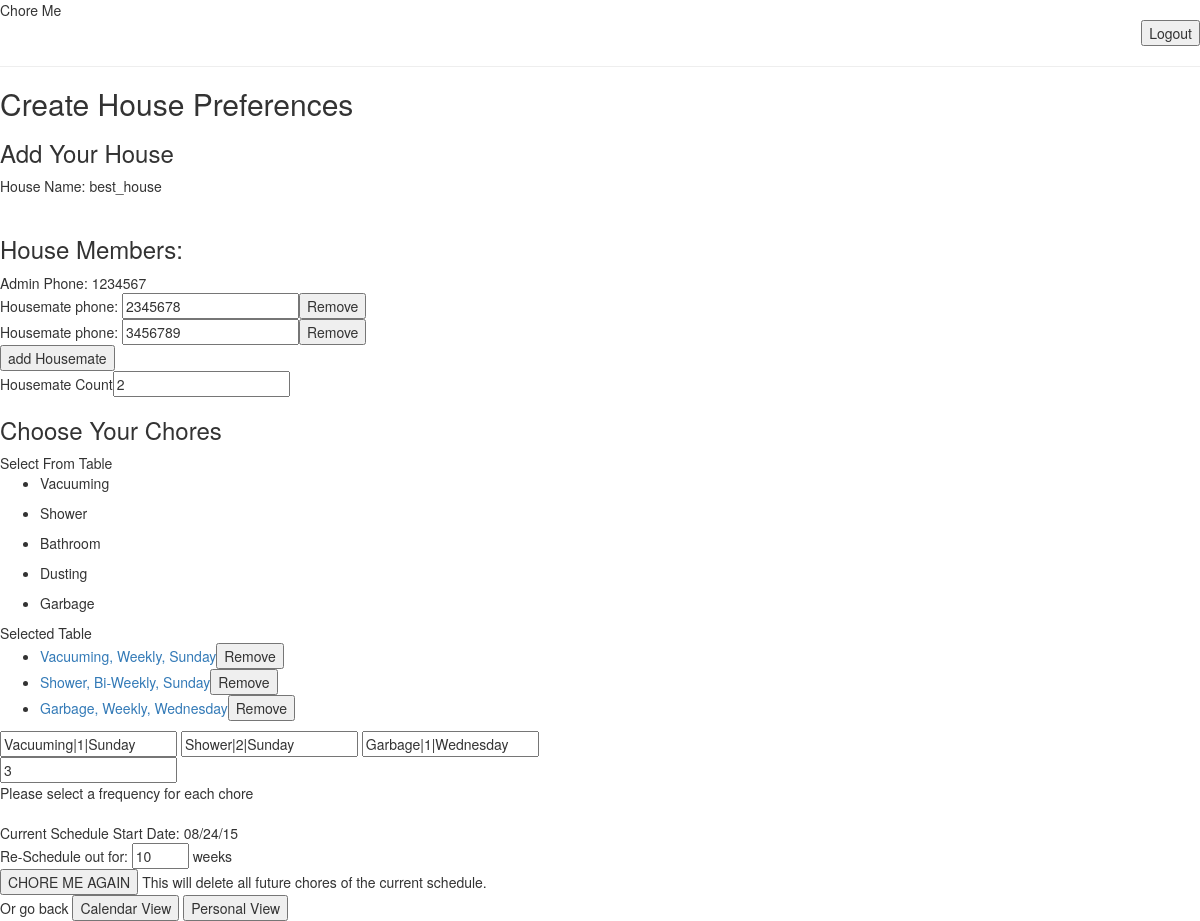
Before: /create_house_pref (signed in) with the older database file.
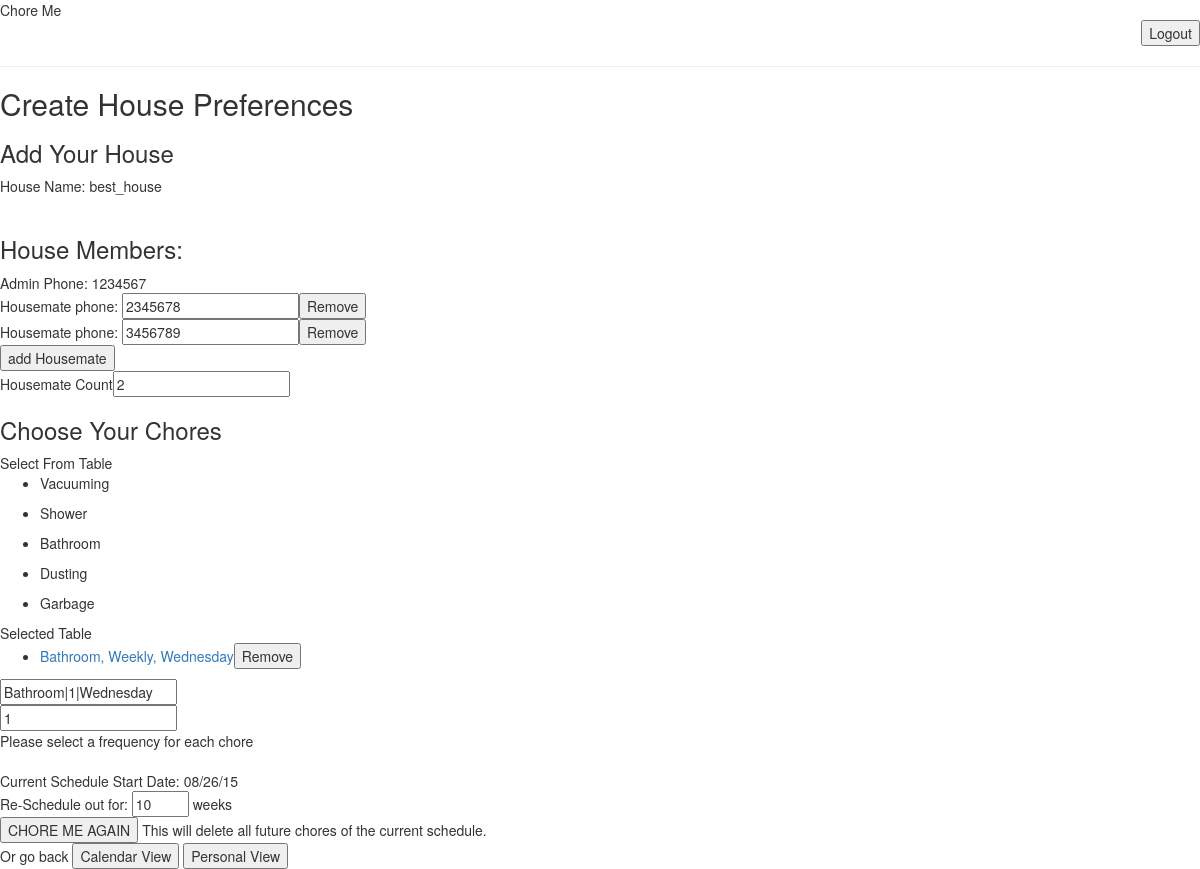
After: the same page with the newer database file.
### model.py (models this page shows, shortened)
class House(db.Model):
    __tablename__ = "house"
    id = db.Column(db.Integer, primary_key=True, autoincrement=True)
    name = db.Column(db.String(64), nullable=False, unique=True)
    start_date = db.Column(db.DateTime, nullable=False, default=datetime.now())
    num_weeks = db.Column(db.Integer, nullable=False)

class User(db.Model):
    __tablename__ = "user"
    id = db.Column(db.Integer, primary_key=True, autoincrement=True)
    house_id = db.Column(db.Integer, db.ForeignKey('house.id'), nullable=True)
    username = db.Column(db.String(64), nullable=True, unique=True)
    password = db.Column(db.String(64), nullable=True)
    phone = db.Column(db.String(12), nullable=False)
    is_admin = db.Column(db.Boolean, nullable=False, default=False)
    house = db.relationship("House",
                           backref=db.backref("users", order_by=id))

class Chore(db.Model):
    __tablename__ = "chore"
    id = db.Column(db.Integer, primary_key=True, autoincrement=True)
    name = db.Column(db.String(64), nullable=False)
    icon = db.Column(db.String(500), nullable=True)  #500 limit in case i want to do img urls and they are long

class HouseChore(db.Model):
    __tablename__ = "house_chore"
    id = db.Column(db.Integer, primary_key=True, autoincrement=True)
    house_id = db.Column(db.Integer, db.ForeignKey('house.id'), nullable=True)
    chore_id = db.Column(db.Integer, db.ForeignKey('chore.id'), nullable=False)
    day = db.Column(db.String(9), nullable=False)
    week_freq = db.Column(db.Integer, nullable=False)
    house = db.relationship("House",
                           backref=db.backref("house_chores", order_by=id))
    chore = db.relationship("Chore",
                           backref=db.backref("house_chores", order_by=id))

### server.py (the view)
@app.route("/create_house_pref", methods=['POST','GET'])
def create_house_pref():
    chore_objs = Chore.query.all()
    admin_phone = User.query.get(session['user_id']).phone
    try:
        session["house_id"]
        house_name = House.query.get(session["house_id"]).name
        admin_phone = User.query.filter(User.house_id==session['house_id'], User.is_admin==1).one().phone
        housemates_list = User.query.filter(User.house_id==session['house_id'], User.is_admin==0).all()
        housechores_list = HouseChore.query.filter(HouseChore.house_id==session['house_id']).all()
        house_start_date = House.query.get(session["house_id"]).start_date
        house_num_weeks = House.query.get(session["house_id"]).num_weeks
        return render_template('create_house_pref.html', chore_objs=chore_objs,
                                                         house_name=house_name,
                                                         admin_phone=admin_phone,
                                                         housemates_list=housemates_list,
                                                         housechores_list=housechores_list,
                                                         house_start_date=datetime.datetime.strftime(house_start_date, "%m/%d/%y"),
                                                         house_num_weeks=house_num_weeks
                                                         )
    except KeyError:
        pass
    except TypeError:
        pass
    return render_template('create_house_pref.html', chore_objs=chore_objs,
                                                     admin_phone=admin_phone)

### templates/create_house_pref.html (shortened to what this page needs)
{% extends 'base.html' %}
{% block content %}
<h2>Create House Preferences</h2>
	<form method="POST" name="house_pref_form" id="house_pref_form">
	    <h3>Add Your House</h3>
	    	House Name:
	    	{% if house_name %}
		    	<span name="house_name">{{ house_name }}</span><br>
	    	{% else %}
		    	<input type="text" name="house_name" placeholder="Monkey House" required><br>
		    {% endif %}
	    <br>
	    <h3>House Members:</h3>
	    	Admin Phone:
	    	<span name="admin_phone">{{ admin_phone }}</span><br>
	    	<div id="phone-inputs">
	    		{% if house_name %}
	    			{% for housemate in housemates_list %}
	    				<span>Housemate phone: </span>
	    				<input name="housemate_phone{{ loop.index }}" id="housemate_phone{{ loop.index }}" type="text" value="{{ housemate.phone }}" required><button name="remove_phone_button">Remove</button>
	    				<br>
	    			{% endfor %}
	    		{% endif %}
	    	</div>
	    	<button id="add-phone-button" name="add-phone-button">add Housemate</button>
	    	<br>Housemate Count<input type="text" name="housemate_count" id="housemate_count">
	    <br>
	    <h3>Choose Your Chores</h3>
	    	Select From Table<br>
			    {% for chore in chore_objs %}
				    <ul id="chore-potentials">
				    	<li>{{ chore.name }}</li>
				    </ul>
			    {% endfor %}
			Selected Table<br>
				<ul id="chore-selected">
					{% set lookup = {
									1: "Weekly",
									2: "Bi-Weekly",
									3: "Every 3 Weeks",
									4: "Every 4 Weeks"
									}
					%}
					{% if house_name %}
						{% for house_chore in housechores_list %}
							<li>
								<a href= "#", data-target= '#myModal', data-toggle= 'modal', id= '{{ house_chore.chore.name }}', class= "housechore">
											{{ house_chore.chore.name }}, {{ lookup[house_chore.week_freq] }}, {{ house_chore.day }}</a><button name=	"remove_chore_button">Remove</button>
							</li>
						{% endfor %}
					{% endif %}
				</ul>
		<div id="chore-selected-inputs">
			{% if house_name %}
				{% for house_chore in housechores_list %}
					<input name="chores{{ loop.index }}", id="hidden{{ house_chore.chore.name }}", value="{{ house_chore.chore.name }}|{{ house_chore.week_freq }}|{{ house_chore.day }}" type="text">
				{% endfor %}
			{% endif %}
		</div>
		<input type="text" name="hidden_count_of_chores" id="hidden_count_of_chores">
		<br>Please select a frequency for each chore<br>
		<br>
			{% if house_name %}
				Current Schedule Start Date: {{ house_start_date }} <br>
				Re-Schedule out for:
				<input type="number" min="1" max="52" name="num_weeks" value="{{ house_num_weeks }}"required>
					weeks<br>
				<input type="submit" name="recreate_chores" onclick="document.pressed=this.value" value="CHORE ME AGAIN">
				This will delete all future chores of the current schedule.
				<br>
				Or go back
				<input type="button" onclick="location.href='/calendar_view';" value="Calendar View">
				<input type="button" onclick="location.href='/personal_view';" value="Personal View">
			{% else %}
				Schedule out for:
				<input type="number" min="1" max="52" name="num_weeks" value="{{ house_num_weeks }}"required>
					weeks<br>
				<input type="submit" name="create_chores" onclick="document.pressed=this.value" value="CHORE ME">
			{% endif %}
	</form>
{% endblock %}

### templates/base.html (shortened to what this page needs)
<!doctype html>
<html>
<head>
  <link href="https://maxcdn.bootstrapcdn.com/bootstrap/3.3.4/css/bootstrap.min.css" rel="stylesheet">
  <link rel="stylesheet" type="text/css" href="/static/css/styles.css">
</head>
<body>
  Chore Me
  {% if session['user_id'] %}
      <form action='/logout' align="right">
            <span>
            <button>Logout</button>
            </span>
      </form>
  {% endif %}
  <hr>
  {% block content %} put your content here {% endblock %}
</body>
</html>

Changed rows visible on the page:
no longer on this page (row edited): HouseChore: chore.name "Vacuuming", week_freq "Weekly", day "Sunday", chore.name "Vacuuming|1|Sunday"
no longer on this page (row edited): HouseChore: chore.name "Shower", week_freq "Bi-Weekly", day "Sunday", chore.name "Shower|2|Sunday"
no longer on this page (row edited): HouseChore: chore.name "Garbage", week_freq "Weekly", day "Wednesday", chore.name "Garbage|1|Wednesday"
added HouseChore: chore.name "Bathroom", week_freq "Weekly", day "Wednesday", chore.name "Bathroom|1|Wednesday"
Other visible differences:
form field hidden_count_of_chores: "3" → "1"
{{ house_start_date }}: "08/24/15" → "08/26/15"
